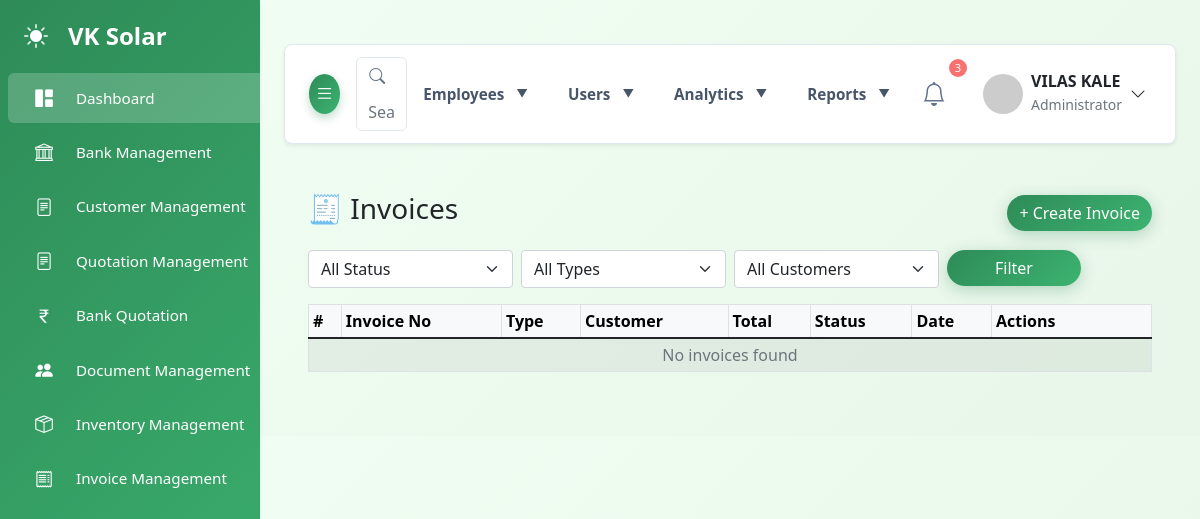
The page /admin/invoice/invoices.php (signed in) on the database as committed earlier.
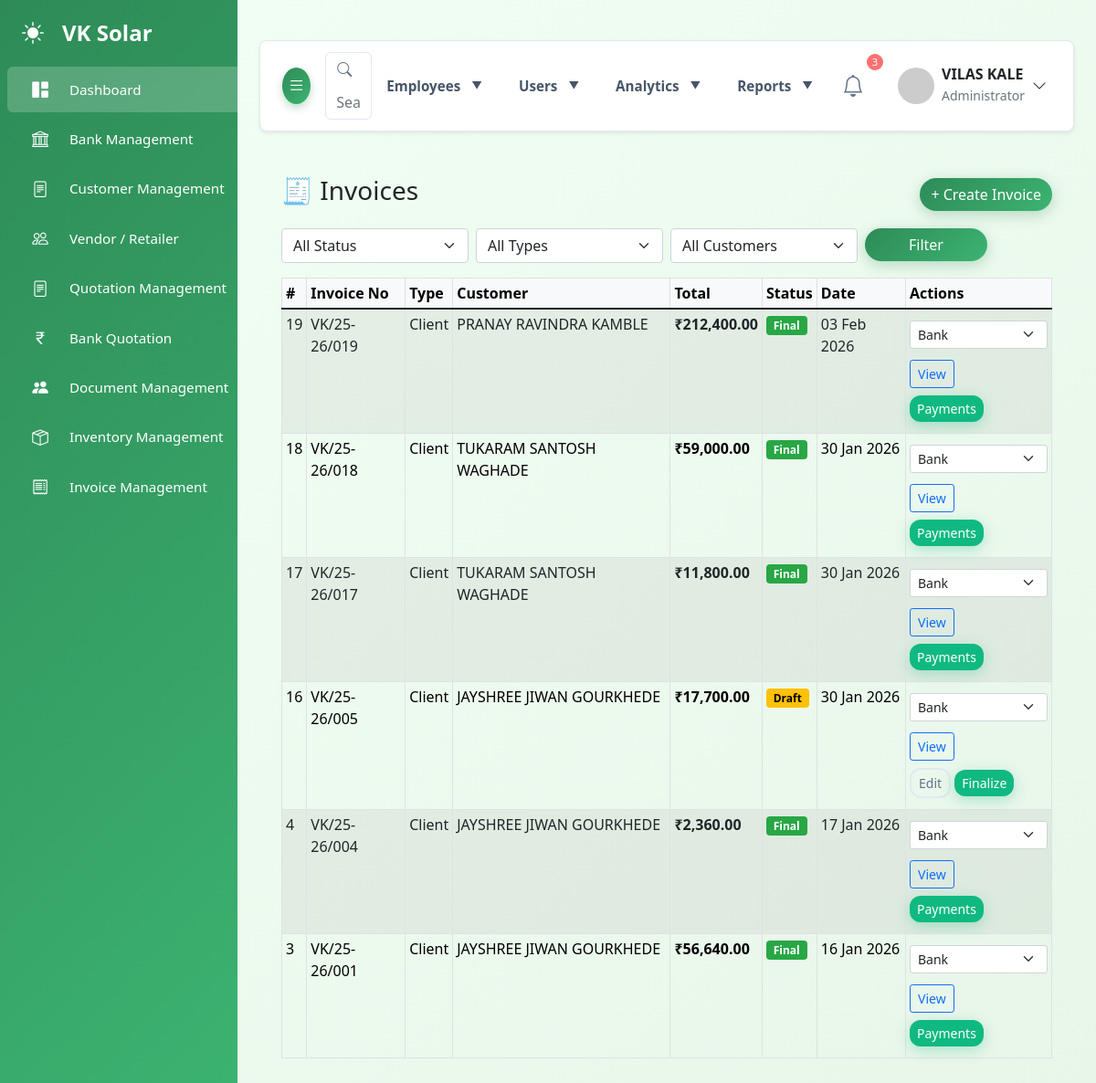
The same page on the database as committed later.
### tables this page shows
CREATE TABLE `invoices` (
  `id` int NOT NULL,
  `invoice_no` varchar(50) NOT NULL,
  `invoice_type` enum('client','retailer') NOT NULL,
  `reference_id` int NOT NULL,
  `invoice_date` date NOT NULL,
  `due_date` date DEFAULT NULL,
  `financial_year` varchar(9) NOT NULL,
  `warehouse_id` int NOT NULL,
  `subtotal` decimal(12,2) DEFAULT '0.00',
  `cgst` decimal(12,2) DEFAULT '0.00',
  `sgst` decimal(12,2) DEFAULT '0.00',
  `igst` decimal(12,2) DEFAULT '0.00',
  `total` decimal(12,2) DEFAULT '0.00',
  `status` enum('draft','final','cancelled') DEFAULT 'draft',
  `payment_status` enum('pending','partial','paid') DEFAULT 'pending',
  `note` text,
  `created_by` int DEFAULT NULL,
  `created_at` datetime DEFAULT CURRENT_TIMESTAMP,
  `paid_amount` decimal(12,2) DEFAULT '0.00',
  `due_amount` decimal(12,2) DEFAULT '0.00'
);

CREATE TABLE `clients` (
  `id` int NOT NULL,
  `name` varchar(255)  NOT NULL,
  `consumer_number` varchar(100)  NOT NULL,
  `billing_unit` varchar(100)  DEFAULT NULL,
  `adhar` bigint NOT NULL,
  `mobile` varchar(15)  DEFAULT NULL,
  `email` varchar(255)  DEFAULT NULL,
  `district` varchar(255)  DEFAULT NULL,
  `block` varchar(255)  DEFAULT NULL,
  `taluka` varchar(255)  DEFAULT NULL,
  `pincode` int NOT NULL,
  `village` varchar(255)  DEFAULT NULL,
  `location` text ,
  `mahadiscom_email` varchar(255)  DEFAULT NULL,
  `mahadiscom_email_password` varchar(255)  DEFAULT NULL,
  `mahadiscom_mobile` varchar(15)  DEFAULT NULL,
  `mahadiscom_user_id` varchar(255)  DEFAULT NULL,
  `mahadiscom_password` varchar(255)  DEFAULT NULL,
  `name_change_require` enum('yes','no')  DEFAULT NULL,
  `application_no_name_change` varchar(255)  DEFAULT NULL,
  `pm_suryaghar_registration` enum('yes','no')  DEFAULT NULL,
  `pm_suryaghar_app_id` varchar(255)  DEFAULT NULL,
  `pm_registration_date` date DEFAULT NULL,
  `load_change_application_number` varchar(255)  DEFAULT NULL,
  `rooftop_solar_application_number` varchar(255)  DEFAULT NULL,
  `kilo_watt` decimal(10,2) DEFAULT NULL,
  `load_change_status` enum('Done','Not')  DEFAULT NULL,
  `bank_loan_status` enum('yes','no')  DEFAULT NULL,
  `bank_name` varchar(255)  DEFAULT NULL,
  `account_number` varchar(255)  DEFAULT NULL,
  `ifsc_code` varchar(255)  DEFAULT NULL,
  `jan_samartha_application_no` varchar(255)  DEFAULT NULL,
  `loan_amount` decimal(15,2) DEFAULT NULL,
  `first_installment_amount` decimal(15,2) DEFAULT NULL,
  `second_installment_amount` decimal(15,2) DEFAULT NULL,
  `remaining_amount` decimal(15,2) DEFAULT NULL,
  `inverter_company_name` varchar(255)  DEFAULT NULL,
  `inverter_capacity` varchar(50)  DEFAULT NULL,
  `inverter_serial_number` varchar(255)  DEFAULT NULL,
  `solar_type` enum('DCR','NON-DCR')  DEFAULT NULL,
  `dcr_certificate_number` varchar(255)  DEFAULT NULL,
  `number_of_panels` int DEFAULT NULL,
  `company_name` varchar(255)  NOT NULL,
  `wattage` int NOT NULL,
  `panel_serial_numbers` text ,
  `rts_portal_status` enum('yes','no')  DEFAULT NULL,
  `meter_number` varchar(255)  DEFAULT NULL,
  `meter_installation_date` date DEFAULT NULL,
  `pm_redeem_status` enum('yes','no')  DEFAULT NULL,
  `subsidy_amount` decimal(15,2) DEFAULT NULL,
  `subsidy_redeem_date` date DEFAULT NULL,
  `reference_name` varchar(255)  DEFAULT NULL,
  `reference_contact` varchar(255)  DEFAULT NULL,
  `estimate_amount` decimal(15,2) DEFAULT NULL,
  `geo_tagging_photo` varchar(500)  DEFAULT NULL,
  `geo_tagged_photo` varchar(500)  DEFAULT NULL,
  `email_password` varchar(255)  DEFAULT NULL,
  `created_at` timestamp NULL DEFAULT CURRENT_TIMESTAMP,
  `updated_at` timestamp NULL DEFAULT CURRENT_TIMESTAMP ON UPDATE CURRENT_TIMESTAMP,
  `step9_completed` tinyint(1) DEFAULT '0',
  `step12_completed` tinyint(1) DEFAULT '0',
  `step10_completed` tinyint(1) DEFAULT '0'
);

### admin/connect/auth_middleware.php (called while the page is built, shortened)
<?php
class AuthMiddleware {
    private $conn;
    public function __construct($connection) {
        $this->conn = $connection;
    }
    public function requireAuth() {
        if (!$this->verifyUserActive($_SESSION['user_id'])) {
            $this->logout();
            $this->redirectToLogin();
        }
    }
    public function checkPermission($module, $action = 'view') {
        $this->requireAuth();
        $role = $_SESSION['role'];
        $permission = $this->getUserPermission($role, $module);
        switch ($action) {
            case 'view': return $permission['can_view'];
            case 'create': return $permission['can_create'];
            case 'edit': return $permission['can_edit'];
        }
    }
    private function getUserPermission($role, $module) {
        $stmt = $this->conn->prepare("
            SELECT can_view, can_create, can_edit, can_delete
            FROM user_permissions
            WHERE role = ? AND module = ?
        ");
        $stmt->bind_param("ss", $role, $module);
        $stmt->execute();
        $result = $stmt->get_result();
        if ($result->num_rows > 0) {
            return $result->fetch_assoc();
        }
        return ['can_view' => false, 'can_create' => false, 'can_edit' => false, 'can_delete' => false];
    }
    private function verifyUserActive($userId) {
        $stmt = $this->conn->prepare("
            SELECT id, username, role, is_active
            FROM users
            WHERE id = ? AND is_active = 1
        ");
        $stmt->bind_param("i", $userId);
        $stmt->execute();
        $result = $stmt->get_result();
        if ($result->num_rows > 0) {
            $user = $result->fetch_assoc();
            return true;
        }
        return false;
    }
}
require_once 'db.php';
$auth = new AuthMiddleware($conn);
?>

### admin/invoice/invoices.php (the view, shortened to what the changed rows need)
<?php
require_once __DIR__ . '/../connect/db.php';
require_once __DIR__ . '/../connect/auth_middleware.php';
$auth->requireAuth();
$auth->requirePermission('invoice_management', 'view');
$sql = "
SELECT
  i.id,
  i.invoice_no,
  i.invoice_type,
  i.status,
  i.total,
  i.created_at,
  c.name AS customer_name
FROM invoices i
LEFT JOIN clients c ON c.id = i.reference_id
WHERE 1=1
";
$sql .= " ORDER BY i.created_at DESC LIMIT 500";
$stmt = $conn->prepare($sql);
$stmt->execute();
$invoices = $stmt->get_result()->fetch_all(MYSQLI_ASSOC);
?>
<!doctype html>
<html>
<head>
<?php require_once __DIR__ . '/../include/head2.php'; ?>
<link href="https://cdn.jsdelivr.net/npm/bootstrap@5.1.3/dist/css/bootstrap.min.css" rel="stylesheet">
</head>
<body>
<?php $cwd = getcwd(); chdir(__DIR__ . '/..'); include 'include/sidebar.php'; chdir($cwd); ?>
<div id="main-content">
<main class="container-fluid py-4">
<div class="table-responsive">
<table class="table table-bordered table-striped table-sm">
<thead class="table-light">
<tr>
  <th>#</th>
  <th>Invoice No</th>
  <th>Type</th>
  <th>Customer</th>
  <th>Total</th>
  <th>Status</th>
  <th>Date</th>
  <th width="160">Actions</th>
</tr>
</thead>
<tbody>
<?php if (!$invoices): ?>
<tr><td colspan="8" class="text-center text-muted">No invoices found</td></tr>
<?php endif; ?>
<?php foreach ($invoices as $i): ?>
<tr>
  <td><?= $i['id'] ?></td>
  <td><?= htmlspecialchars($i['invoice_no']) ?></td>
  <td><?= ucfirst($i['invoice_type']) ?></td>
  <td><?= htmlspecialchars($i['customer_name'] ?? '—') ?></td>
  <td class="amount">₹<?= number_format($i['total'],2) ?></td>
  <td>
    <?php if ($i['status']==='draft'): ?>
      <span class="badge badge-draft">Draft</span>
    <?php else: ?>
      <span class="badge badge-final">Final</span>
    <?php endif; ?>
  </td>
  <td><?= date('d M Y', strtotime($i['created_at'])) ?></td>
  <td>
<form method="get" action="invoice_view.php" class="d-flex flex-wrap gap-1">
    <select name="bank_id" class="form-select form-select-sm mt-2" required>
        <option value="">Bank</option>
    </select>
    <button class="btn btn-sm btn-outline-primary my-2">View</button>
  </form>
  <?php if ($i['status']==='draft'): ?>
      <a href="invoice_create.php?id=<?= $i['id'] ?>" class="btn mb-2 btn-sm btn-outline-secondary">Edit</a>
      <a href="invoice_finalize.php?id=<?= $i['id'] ?>" class="btn mb-2 btn-sm btn-success" onclick="return confirm('Finalize this invoice? This will deduct stock and cannot be undone.')">Finalize</a>
  <?php endif; ?>
  <?php if ($i['status'] === 'final'): ?>
<a href="invoice_payments.php?invoice_id=<?= $i['id'] ?>"
   class="btn btn-sm btn-success mb-2">
   Payments
</a>
<?php endif; ?>
</td>
</tr>
<?php endforeach; ?>
</tbody>
</table>
</div>
</main>
</div>
</body>
</html>

### admin/include/sidebar.php (shortened to what the changed rows need)
<?php
require_once __DIR__ . '/../connect/auth_middleware.php';
?>
   <?php if ($auth->checkPermission('partner_management', 'view')): ?>
          <li class="nav-item">
        <a
          class="nav-link"
          data-bs-toggle="collapse"
          href="#partnerCollapse"
          role="button"
          aria-expanded="false"
          aria-controls="quotationCollapse"
        >
          <i class="bi bi-people"></i>
          <span class="nav-link-text"> Vendor / Retailer</span>
        </a>
        </li>
    <?php endif; ?>

Rows that differ between the two databases and show on the page:
added invoices: id "19", invoice_no "VK/25-26/019", invoice_type "Client", clients.name "PRANAY RAVINDRA KAMBLE", total "212,400.00", status "Final", created_at "03 Feb 2026"
added invoices: id "18", invoice_no "VK/25-26/018", invoice_type "Client", clients.name "TUKARAM SANTOSH WAGHADE", total "59,000.00", status "Final", created_at "30 Jan 2026"
added invoices: id "17", invoice_no "VK/25-26/017", invoice_type "Client", clients.name "TUKARAM SANTOSH WAGHADE", total "11,800.00", status "Final", created_at "30 Jan 2026"
added invoices: id "16", invoice_no "VK/25-26/005", invoice_type "Client", clients.name "JAYSHREE JIWAN GOURKHEDE", total "17,700.00", status "Draft", created_at "30 Jan 2026"
added invoices: id "4", invoice_no "VK/25-26/004", invoice_type "Client", clients.name "JAYSHREE JIWAN GOURKHEDE", total "2,360.00", status "Final", created_at "17 Jan 2026"
added invoices: id "3", invoice_no "VK/25-26/001", invoice_type "Client", clients.name "JAYSHREE JIWAN GOURKHEDE", total "56,640.00", status "Final", created_at "16 Jan 2026"
Other text that changed with them:
text no longer shown: "No invoices found"
text now shown: "Vendor / Retailer"
